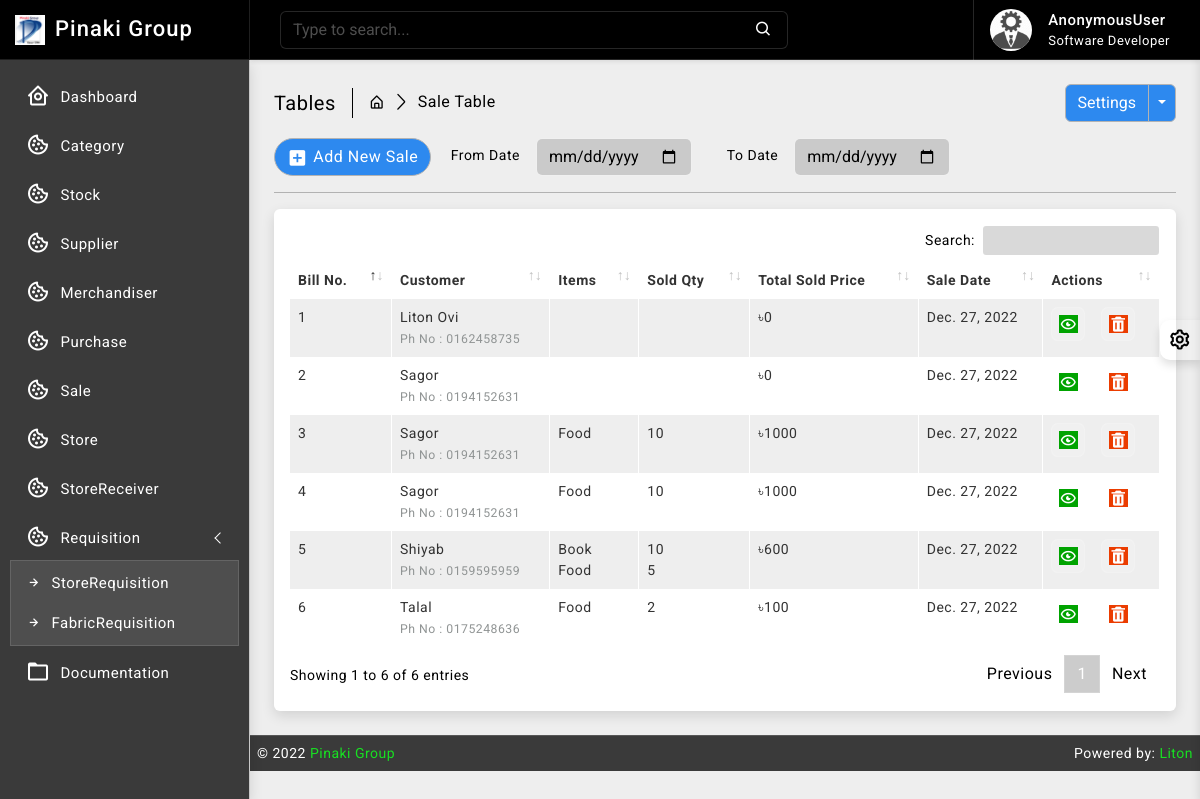
Page /sale/ on the earlier database version.
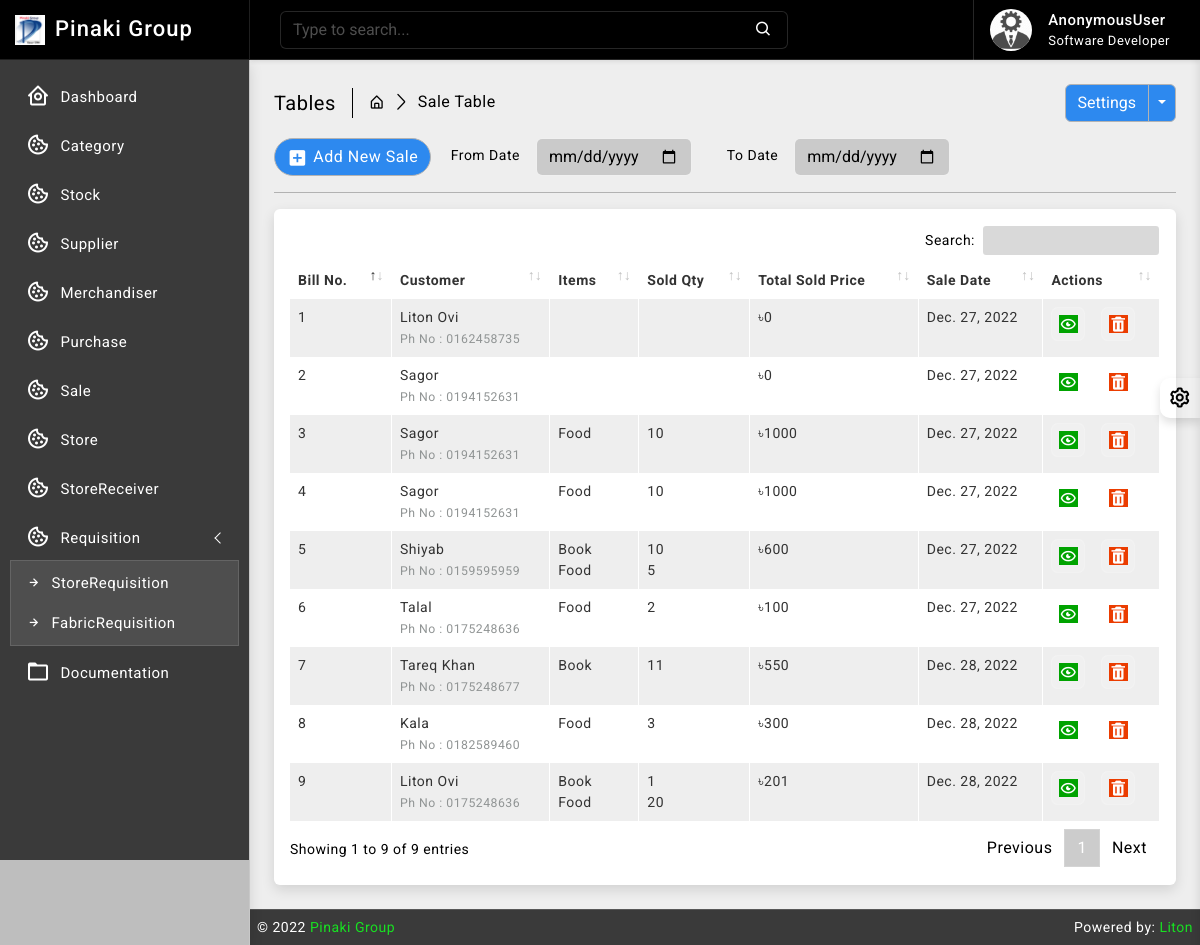
Same page on the later database version.
### sale/models.py (models this page shows, shortened)
class SaleBill(models.Model):
    billno = models.AutoField(primary_key=True)
    time = models.DateTimeField(auto_now=True)
    name = models.CharField(max_length=150)
    phone = models.CharField(max_length=12)
    address = models.CharField(max_length=200)
    email = models.EmailField(max_length=254)
    def get_items_list(self):
        return SaleItem.objects.filter(billno=self)
    def get_total_price(self):
        saleitems = SaleItem.objects.filter(billno=self)
        total = 0
        for item in saleitems:
            total += item.totalprice
        return total

class SaleItem(models.Model):
    billno = models.ForeignKey(SaleBill, on_delete = models.CASCADE, related_name='salebillno')
    stock = models.ForeignKey(Stock, on_delete = models.CASCADE, related_name='saleitem')
    quantity = models.IntegerField(default=1)
    unit_price = models.IntegerField(default=1)
    totalprice = models.IntegerField(default=1)

### stock/models.py (models this page shows, shortened)
class Stock(models.Model):
    id = models.AutoField(primary_key=True)
    category = models.ForeignKey(Category, on_delete=models.CASCADE, blank=False)
    name = models.CharField(max_length=30, unique=True)
    quantity = models.IntegerField(default=1)
    is_deleted = models.BooleanField(default=False)

### sale/views.py (the view)
# urls.py: path('', views.SaleView.as_view(), name='sale_read'),
class SaleView(ListView):
    model = SaleBill
    template_name = 'sale/read.html'
    context_object_name = 'bills'
    ordering = ['-time']

### templates/sale/read.html (shortened to what this page needs)
{% extends 'base/base.html' %}
{% block body %}
{% load static %}
		<div class="page-wrapper">
			<div class="page-content">
				<div class="page-breadcrumb d-none d-sm-flex align-items-center mb-3">
					<div class="breadcrumb-title pe-3">Tables</div>
					<div class="ps-3">
						<nav aria-label="breadcrumb">
							<ol class="breadcrumb mb-0 p-0">
								<li class="breadcrumb-item"><a href="#"><i class="bx bx-home-alt"></i></a>
								</li>
								<li class="breadcrumb-item active" aria-current="page">Sale Table</li>
							</ol>
						</nav>
					</div>
					<div class="ms-auto">
						<div class="btn-group">
							<button type="button" class="btn btn-light">Settings</button>
							<button type="button" class="btn btn-light dropdown-toggle dropdown-toggle-split" data-bs-toggle="dropdown">	<span class="visually-hidden">Toggle Dropdown</span>
							</button>
						</div>
					</div>
				</div>
				<div class="col-md-9">
					<form class="float-md-end" method="POST">
						<div class="row row-cols-md-auto g-lg-3">
							<label for="fromdate" class="col-md-2 col-form-label text-md-end">From Date</label>
							<div class="col-md-4">
								<input type="date" name= "fromdate" class="form-control" id="fromdate">
							</div>
							<label for="todate" class="col-md-2 col-form-label text-md-end">To Date</label>
							<div class="col-md-4">
								<input type="date" name= "todate" class="form-control" id="todate">
							</div>
						</div>
					</form>
				</div>
                <div class="ms-auto"><a href="/sale/create/" class="btn btn-light radius-30 mt-2 mt-lg-0"><i class="bx bxs-plus-square"></i>Add New Sale</a></div>
				<hr/>
				<div class="card">
					<div class="card-body">
						<div class="table-responsive">
							<table id="example2" class="table table-striped table-bordered">
								<thead>
									<tr>
										<th>Bill No.</th>
										<th>Customer</th>
                                        <th>Items</th>
                                        <th>Sold Qty</th>
                                        <th>Total Sold Price</th>
                                        <th>Sale Date</th>
										<th>Actions</th>
									</tr>
								</thead>
								<tbody>
									{% for data in bills %}
									<tr>
                                        <td> <p>{{ data.billno }}</p> </td>
                                        <td class=""> {{ data.name }} <br>
                                            <small style="color: #909494">Ph No : {{ data.phone }}</small>
                                        </td>
                                        <td>
                                            {% for item in data.get_items_list %}
                                                {{ item.stock.name }} <br>
                                            {% endfor %}
                                        </td>
                                        <td>
                                            {% for item in data.get_items_list %}
                                                {{ item.quantity }} <br>
                                            {% endfor %}
                                        </td>
                                        <td>৳{{ data.get_total_price }}</td>
                                        <td>{{ data.time.date }}</td>
									   <td class="center">
										<div class="d-flex order-actions">
											<a class="" href="{% url 'sale_bill' data.billno %}">
												<i class="fadeIn animated bx bx-show-alt"></i>
											</a>
											<a class="ms-3" href="{% url 'purchase_delete' data.billno %}" onclick="return confirm('Are you sure?');">
												<i class='bx bxs-trash'></i>
											</a>
										</div>
									   </td>
									</tr>
								 {% endfor %}
								</tbody>
							</table>
						</div>
					</div>
				</div>
			</div>
		</div>
{% endblock body %}

Differences in the rows shown:
added SaleBill: billno "9", name "Liton Ovi", phone "0175248636", get_total_price "201", time "Dec. 28, 2022"
added SaleItem: stock.name "Book", quantity "1"
added SaleItem: stock.name "Food", quantity "20"
added SaleBill: billno "8", name "Kala", phone "0182589460", get_total_price "300", time "Dec. 28, 2022"
added SaleItem: stock.name "Food", quantity "3"
added SaleBill: billno "7", name "Tareq Khan", phone "0175248677", get_total_price "550", time "Dec. 28, 2022"
added SaleItem: stock.name "Book", quantity "11"
Other differences:
text written by a page script: "Search: Showing 1 to 6 of 6 entries Previous 1 Next" → "Search: Showing 1 to 9 of 9 entries Previous 1 Next"
